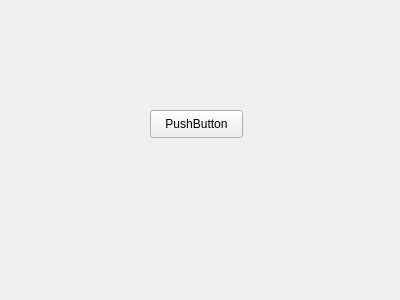
<?xml version="1.0" encoding="UTF-8"?>
<ui version="4.0">
 <class>Frame</class>
 <widget class="QFrame" name="Frame">
  <property name="geometry">
   <rect>
    <x>0</x>
    <y>0</y>
    <width>400</width>
    <height>300</height>
   </rect>
  </property>
  <property name="windowTitle">
   <string>Frame</string>
  </property>
  <widget class="QPushButton" name="pushButton">
   <property name="geometry">
    <rect>
     <x>150</x>
     <y>110</y>
     <width>93</width>
     <height>28</height>
    </rect>
   </property>
   <property name="text">
    <string>PushButton</string>
   </property>
  </widget>
 </widget>
 <resources/>
 <connections/>
</ui>
